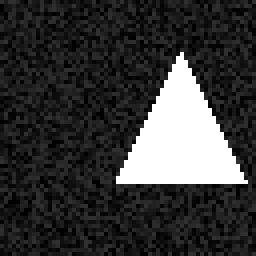
#> input picture samples/class_triangle/triangle_0.png, 64 x 64 px (shown 4 times larger); the run also reads 1 picture not shown here
$ python ai_lab5.py
#> lines starting #> are read from the running program, lines starting #| are printed output that depends on the picture; after the words box and inside, x2 and y2 are one past the last pixel; in counts of white or black regions, pixels touching at a corner belong together
import numpy as np
import cv2
import matplotlib.pyplot as plt
from tkinter import Tk, filedialog, messagebox

RESIZE = (64, 64)
BLOCKS = (16, 16)
BIN_THRESHOLD = 0.5
MAX_ITER = 100
SHOW_MATRICES = True

def choose_files(multiple=True, title="Виберіть файл(и)"):
    root = Tk()
    root.withdraw()
    if multiple:
        files = filedialog.askopenfilenames(title=title)
    else:
        f = filedialog.askopenfilename(title=title)
        files = (f,) if f else ()
    root.destroy()
    return list(files)

def load_image(path):
    img = cv2.imread(path, cv2.IMREAD_GRAYSCALE)
    if img is None:
        raise FileNotFoundError("Не можу відкрити " + path)
    return img.astype(np.float32)

def compute_block_means(img, resize=RESIZE, blocks=BLOCKS):
    img_small = cv2.resize(img, resize, interpolation=cv2.INTER_AREA)
    h, w = resize
    bh = h // blocks[0]
    bw = w // blocks[1]
    feats = []
    for i in range(blocks[0]):
        for j in range(blocks[1]):
            y0, y1 = i*bh, (i+1)*bh
            x0, x1 = j*bw, (j+1)*bw
            block = img_small[y0:y1, x0:x1]
            feats.append(block.mean())
    return np.array(feats, dtype=np.float32)

def normalize_minmax(vec):
    vmin = vec.min()
    vmax = vec.max()
    if np.isclose(vmax, vmin):
        return np.zeros_like(vec)
    return (vec - vmin) / (vmax - vmin)

def to_bipolar(vec, threshold=BIN_THRESHOLD):
    # додаємо невеликий шум для різних образів
    vec_noisy = vec + np.random.uniform(-0.01, 0.01, vec.shape)
    return np.where(vec_noisy >= threshold, 1, -1).astype(np.int8)

def hebbian_weights(patterns):
    m, n = patterns.shape
    W = np.zeros((n, n), dtype=np.float32)
    for p in patterns:
        W += np.outer(p, p)
    np.fill_diagonal(W, 0.0)
    return W / m

def hopfield_recall(W, init_state, max_iter=MAX_ITER, synchronous=True):
    state = init_state.copy()
    history = [state.copy()]
    n = state.size
    for it in range(max_iter):
        if synchronous:
            net = W.dot(state)
            new_state = np.where(net >= 0, 1, -1)
        else:
            new_state = state.copy()
            idxs = np.random.permutation(n)
            for idx in idxs:
                net_i = W[idx].dot(new_state)
                new_state[idx] = 1 if net_i >= 0 else -1
        history.append(new_state.copy())
        if np.array_equal(new_state, state):
            return new_state, history
        state = new_state
    return state, history

def vector_to_block_image(vec, blocks=BLOCKS, resize=RESIZE):
    block = vec.reshape(blocks)
    img_blocks = ((block + 1) / 2.0 * 255).astype(np.uint8)
    bh = resize[0] // blocks[0]
    bw = resize[1] // blocks[1]
    img = np.kron(img_blocks, np.ones((bh, bw), dtype=np.uint8))
    return img

def show_weight_matrix(W):
    plt.figure(figsize=(5,5))
    plt.imshow(W, cmap='seismic', interpolation='nearest')
    plt.title("Матриця W")
    plt.colorbar()
    plt.show()

def show_images(images, titles):
    n = len(images)
    plt.figure(figsize=(4*n, 3))
    for i, img in enumerate(images):
        plt.subplot(1, n, i+1)
        plt.imshow(img, cmap='gray')
        plt.title(titles[i])
        plt.axis('off')
    plt.tight_layout()
    plt.show()

def main():
    print("=== Початок. Завантажуємо зразки для 3 класів ===")
    all_files = []
    for cls in ['A', 'B', 'C']:
        print(f"Виберіть файли для класу {cls}")
        files = choose_files(multiple=True, title=f"Файли класу {cls}")
        if len(files) < 1:
            print("Не вибрано файлів — вихід.")
            return
        all_files.append(files)
#> this loop made 3 passes; the answer given on pass 1: samples/class_triangle/triangle_0.png

    orig_imgs, abs_vecs, norm_vecs = [], [], []
    for group in all_files:
        for f in group:
            img = load_image(f)
#> in load_image, img is the input picture: shape (64, 64); min 0, max 255, mean 56.1
            orig_imgs.append(img)
            abs_v = compute_block_means(img)
#> after the loop in compute_block_means, `for i in range(blocks[0]):`: feats = 256 values, max 255 at index 91, min 14.94 at index 209, mean 56.15
#> abs_v has the same summary as feats in compute_block_means
            abs_vecs.append(abs_v)
            norm_vecs.append(normalize_minmax(abs_v))
#> in normalize_minmax, `vmin = vec.min()`: vmin = 14.94
#> in normalize_minmax, `vmax = vec.max()`: vmax = 255

    abs_vecs = np.array(abs_vecs)
    norm_vecs = np.array(norm_vecs)
    m, n = norm_vecs.shape
#> m = 3; n = 256
    print(f"Завантажено {m} зразків, розмір ознакового вектора = {n}")
#| Завантажено 3 зразків, розмір ознакового вектора = 256

    bipolar = np.array([to_bipolar(v) for v in norm_vecs])
    print("Біполярні вектори (перші 3):")
    for i in range(min(3, m)):
        print(bipolar[i])

    W = hebbian_weights(bipolar)
#> the loop in hebbian_weights, `for p in patterns:` made 3 passes
#> pass 1, in hebbian_weights, `W += np.outer(p, p)`:
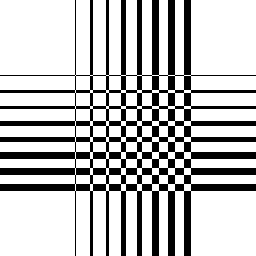
#> W: shape (256, 256) float32; values -1 (black) and 1 (white), 74.7% white; 1 black region, box (x1, y1, x2, y2) and area: (0, 0, 256, 256) 16568
#> pass 2, in hebbian_weights, `W += np.outer(p, p)`:
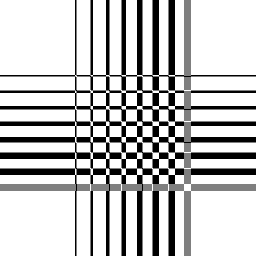
#> W: shape (256, 256) float32; min -2, max 2, mean 1.08; drawn with min black and max white
#> pass 3, in hebbian_weights, `W += np.outer(p, p)`:
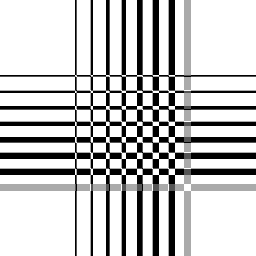
#> W: shape (256, 256) float32; min -3, max 3, mean 1.67; drawn with min black and max white
#> in hebbian_weights, `np.fill_diagonal(W, 0.0)`:
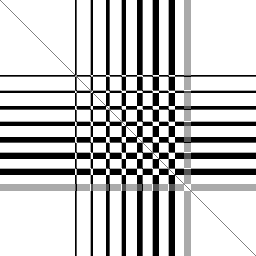
#> W: shape (256, 256) float32; 0.39% of pixels changed, all inside (x1, y1, x2, y2) = (0, 0, 256, 256); drawn with min black and max white
    print("Матриця ваг обчислена.")
    if SHOW_MATRICES:
        show_weight_matrix(W)
#> in show_weight_matrix, `plt.show()`:
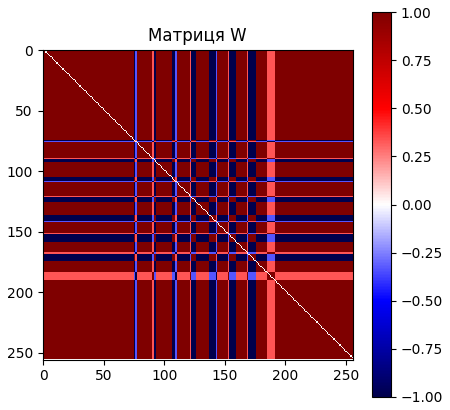
#> figure drawn by matplotlib, 2 panels

    cap = int(0.15 * n)
#> cap = 38
    print(f"Орієнтовна місткість = {cap} образів. Завантажено m={m}.")
#| Орієнтовна місткість = 38 образів. Завантажено m=3.
    if m > cap:
        print("Увага: може бути нестійкість (перехресні асоціації).")
    else:
        print("Місткості достатньо.")

    restored = []
    for i, p in enumerate(bipolar):
        rec, hist = hopfield_recall(W, p, max_iter=MAX_ITER, synchronous=True)
        restored.append(rec)
        print(f"Еталон {i+1} відновився за {len(hist)-1} ітерацій")
#> after the loop, restored = 3 items
    restored = np.array(restored)

    for i in range(min(4, len(orig_imgs))):
        img_orig = orig_imgs[i].astype(np.uint8)
        img_pattern = vector_to_block_image(bipolar[i])
        img_restored = vector_to_block_image(restored[i])
        show_images([img_orig, img_pattern, img_restored],
                    [f"Оригінал #{i+1}", "Еталон (-1/1)", "Відновлений"])
#> this loop made 3 passes
#> pass 1, in vector_to_block_image, `img = np.kron(img_blocks, np.ones((bh, bw), dtype=np.uint8))`:
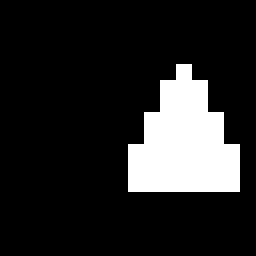
#> img: shape (64, 64) (shown 4 times larger); 14.8% white; 1 white region, box (x1, y1, x2, y2) and area: (32, 16, 60, 48) 608
#> pass 1, in vector_to_block_image (call 2), `img = np.kron(img_blocks, np.ones((bh, bw), dtype=np.uint8))`:
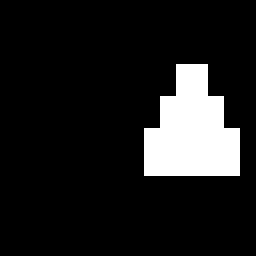
#> img: shape (64, 64) (shown 4 times larger); 11.7% white; 1 white region, box (x1, y1, x2, y2) and area: (36, 16, 60, 44) 480

    print("Виберіть невідомий образ для класифікації")
    unk = choose_files(multiple=False, title="Невідомий образ")
#> the answer given: samples/class_triangle/triangle_2.png
    if not unk:
        print("Невідомий не вибрано. Кінець.")
        return
    uimg = load_image(unk[0])
    uabs = compute_block_means(uimg)
#> uabs = 256 values, max 255 at index 91, min 15.44 at index 56, mean 49.06
    unorm = normalize_minmax(uabs)
#> unorm = 256 values, max 1 at index 91, min 0 at index 56, mean 0.14
    ubip = to_bipolar(unorm)
#> ubip = 256 values, max 1 at index 75, min -1 at index 0, mean -0.766

    show_images([uimg.astype(np.uint8), vector_to_block_image(ubip)],
                ["Невідомий (оригінал)", "Невідомий (біполярний)"])

    result, hist = hopfield_recall(W, ubip, max_iter=MAX_ITER, synchronous=True)
#> after the loop in hopfield_recall, `for it in range(max_iter):`: history = 2 items
#> result has the same summary as ubip
    print(f"Відновлено за {len(hist)-1} ітерацій")
#| Відновлено за 1 ітерацій

    show_images([uimg.astype(np.uint8), vector_to_block_image(result)],
                ["Невідомий (оригінал)", "Відновлений Хопфілд"])

    sims = [np.mean(p == result) for p in bipolar]
#> sims = [0.945, 1, 1]
    sims = np.array(sims)
    best = np.argmax(sims)
#> best = 1
    print(f"Найближчий еталон: #{best+1} (схожість {sims[best]*100:.1f}%)")
#| Найближчий еталон: #2 (схожість 100.0%)
    root = Tk(); root.withdraw()
    messagebox.showinfo("Результат", f"Найближчий еталон: #{best+1}\nСхожість: {sims[best]*100:.1f}%")
    root.destroy()

if __name__ == "__main__":
    main()
